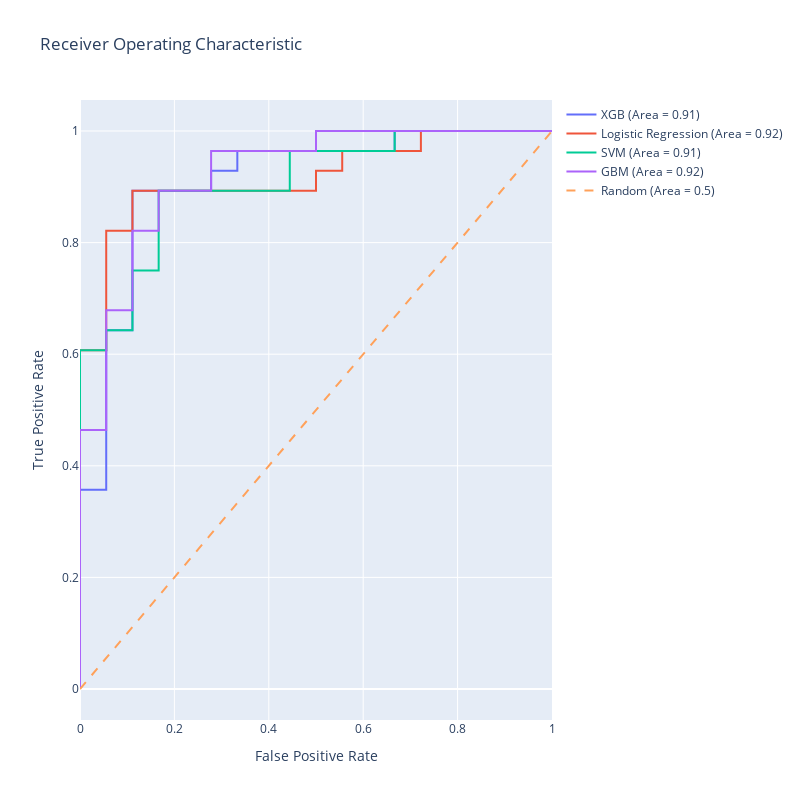

This figure's notebook cell:
### Code cell
data = [trace_xgb ,trace_lr, trace_svm, trace_gbm, trace_random]

# Define layout with square aspect ratio
layout = go.Layout(
    title='Receiver Operating Characteristic',
    xaxis=dict(title='False Positive Rate'),
    yaxis=dict(title='True Positive Rate'),
    autosize=False,
    width=800,
    height=800,
    showlegend=True
)

# Define figure and add data
fig = go.Figure(data=data, layout=layout)

# Show figure
fig.show()

### Figure 1 — Plotly figure (JSON) as saved in the notebook; plotly's stock layout.template omitted (floating-point values rounded to 4 significant figures)
{"data": [{"mode": "lines", "name": "XGB (Area = 0.91)", "type": "scatter", "x": [0, 0, 0, 0.05556, 0.05556, 0.1111, 0.1111, 0.2778, 0.2778, 0.3333, 0.3333, 0.6667, 0.6667, 0.7778, 0.8889, 1], "y": [0, 0.03571, 0.3571, 0.3571, 0.6429, 0.6429, 0.8929, 0.8929, 0.9286, 0.9286, 0.9643, 0.9643, 1, 1, 1, 1]}, {"mode": "lines", "name": "Logistic Regression (Area = 0.92)", "type": "scatter", "x": [0, 0, 0, 0.05556, 0.05556, 0.1111, 0.1111, 0.5, 0.5, 0.5556, 0.5556, 0.7222, 0.7222, 1], "y": [0, 0.03571, 0.6071, 0.6071, 0.8214, 0.8214, 0.8929, 0.8929, 0.9286, 0.9286, 0.9643, 0.9643, 1, 1]}, {"mode": "lines", "name": "SVM (Area = 0.91)", "type": "scatter", "x": [0, 0, 0, 0.05556, 0.05556, 0.1111, 0.1111, 0.1667, 0.1667, 0.4444, 0.4444, 0.6667, 0.6667, 1], "y": [0, 0.03571, 0.6071, 0.6071, 0.6429, 0.6429, 0.75, 0.75, 0.8929, 0.8929, 0.9643, 0.9643, 1, 1]}, {"mode": "lines", "name": "GBM (Area = 0.92)", "type": "scatter", "x": [0, 0, 0, 0.05556, 0.05556, 0.1111, 0.1111, 0.1667, 0.1667, 0.2778, 0.2778, 0.5, 0.5, 1], "y": [0, 0.03571, 0.4643, 0.4643, 0.6786, 0.6786, 0.8214, 0.8214, 0.8929, 0.8929, 0.9643, 0.9643, 1, 1]}, {"line": {"dash": "dash"}, "mode": "lines", "name": "Random (Area = 0.5)", "type": "scatter", "x": [0, 1], "y": [0, 1]}], "layout": {"autosize": false, "height": 800, "showlegend": true, "title": {"text": "Receiver Operating Characteristic"}, "width": 800, "xaxis": {"title": {"text": "False Positive Rate"}}, "yaxis": {"title": {"text": "True Positive Rate"}}}}
